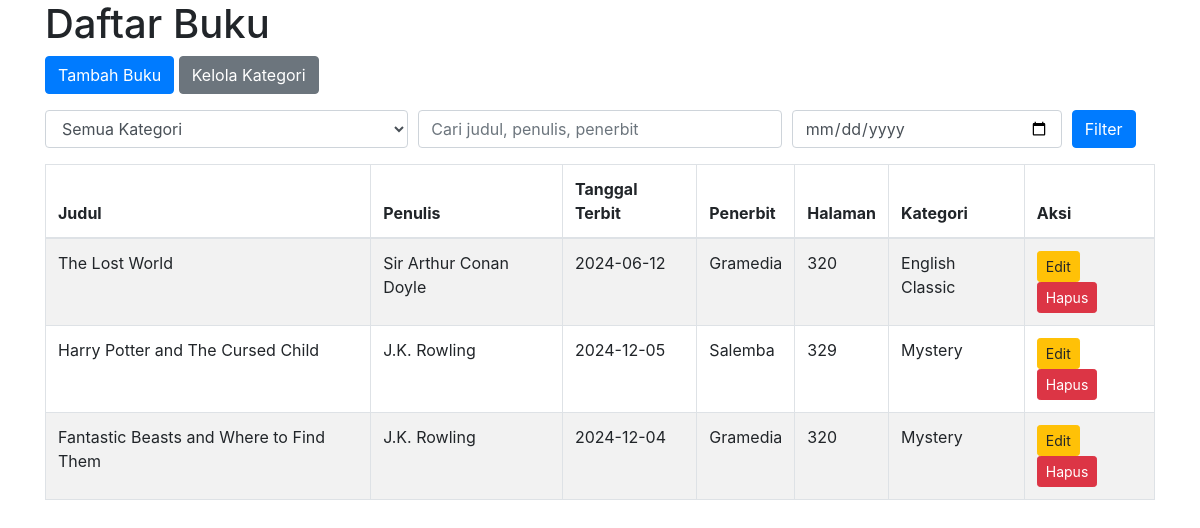
The page / on the database its author committed.
### tables this page shows
CREATE TABLE `books` (
  `id` int(11) NOT NULL,
  `title` varchar(255) NOT NULL,
  `author` varchar(255) NOT NULL,
  `publication_date` date NOT NULL,
  `publisher` varchar(255) NOT NULL,
  `pages` int(11) NOT NULL,
  `category_id` int(11) DEFAULT NULL
);

CREATE TABLE `categories` (
  `id` int(11) NOT NULL,
  `name` varchar(255) NOT NULL
);

### index.php (the view, shortened to what this page needs)
<?php
include 'koneksi.php';
$whereClause = "WHERE 1=1";
$sql = "SELECT * FROM books $whereClause";
$stmt = $conn->prepare($sql);
$stmt->execute();
$result = $stmt->get_result();
if ($result->num_rows > 0) {
    $books = $result->fetch_all(MYSQLI_ASSOC);
} else {
    $books = array();
}
?>
<!DOCTYPE html>
<html>
<head>
  <link rel="stylesheet" href="https://stackpath.bootstrapcdn.com/bootstrap/4.5.2/css/bootstrap.min.css">
</head>
<body>
  <div class="container">
    <h1>Daftar Buku</h1>
    <a href="create_book.php" class="btn btn-primary mb-3">Tambah Buku</a>
    <a href="categories.php" class="btn btn-secondary mb-3">Kelola Kategori</a>
    <form method="GET" action="">
      <div class="form-row">
        <div class="form-group col-md-4">
          <select class="form-control" name="category">
            <option value="">Semua Kategori</option>
          </select>
        </div>
        <div class="form-group col-md-4">
          <input type="text" class="form-control" name="search" placeholder="Cari judul, penulis, penerbit" value="<?php if(isset($_GET['search'])) echo $_GET['search']; ?>">
        </div>
        <div class="form-group col-md-3">
          <input type="date" class="form-control" name="date" value="<?php if(isset($_GET['date'])) echo $_GET['date']; ?>">
        </div>
        <div class="col-md-1">
          <button type="submit" class="btn btn-primary">Filter</button>
        </div>
      </div>
    </form>
    <table class="table table-striped table-bordered">
      <thead>
        <tr>
          <th>Judul</th>
          <th>Penulis</th>
          <th>Tanggal Terbit</th>
          <th>Penerbit</th>
          <th>Halaman</th>
          <th>Kategori</th>
          <th>Aksi</th>
        </tr>
      </thead>
      <tbody>
        <?php foreach ($books as $book): ?>
          <tr>
            <td><?php echo $book['title']; ?></td>
            <td><?php echo $book['author']; ?></td>
            <td><?php echo $book['publication_date']; ?></td>
            <td><?php echo $book['publisher']; ?></td>
            <td><?php echo $book['pages']; ?></td>
            <td>
              <?php
                $categoryId = $book['category_id'];
                $categorySql = "SELECT name FROM categories WHERE id = ?";
                $stmtCategory = $conn->prepare($categorySql);
                $stmtCategory->bind_param("i", $categoryId);
                $stmtCategory->execute();
                $categoryResult = $stmtCategory->get_result();
                if ($categoryResult->num_rows > 0) {
                  $categoryName = $categoryResult->fetch_assoc()['name'];
                  echo $categoryName;
                } else {
                  echo "Kategori tidak ditemukan";
                }
              ?>
            </td>
            <td>
              <a href="edit_book.php?id=<?php echo $book['id']; ?>" class="btn btn-warning btn-sm">Edit</a>
              <a href="delete_book.php?id=<?php echo $book['id']; ?>" class="btn btn-danger btn-sm" onclick="return confirm('Anda yakin ingin menghapus buku ini?')">Hapus</a>
            </td>
          </tr>
        <?php endforeach; ?>
      </tbody>
    </table>
  </div>
</body>
</html>

### rows shown on the page
books: title "The Lost World", author "Sir Arthur Conan Doyle", publication_date "2024-06-12", publisher "Gramedia", pages "320", category.name "English Classic"
books: title "Harry Potter and The Cursed Child", author "J.K. Rowling", publication_date "2024-12-05", publisher "Salemba", pages "329", category.name "Mystery"
books: title "Fantastic Beasts and Where to Find Them", author "J.K. Rowling", publication_date "2024-12-04", publisher "Gramedia", pages "320", category.name "Mystery"
